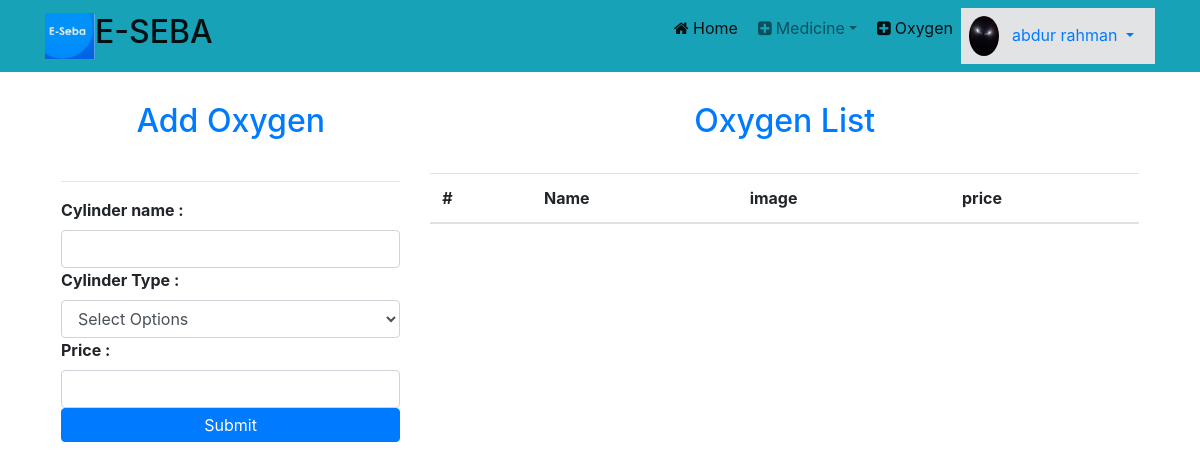
The app's page /seller/oxygen.php (signed in), older data.
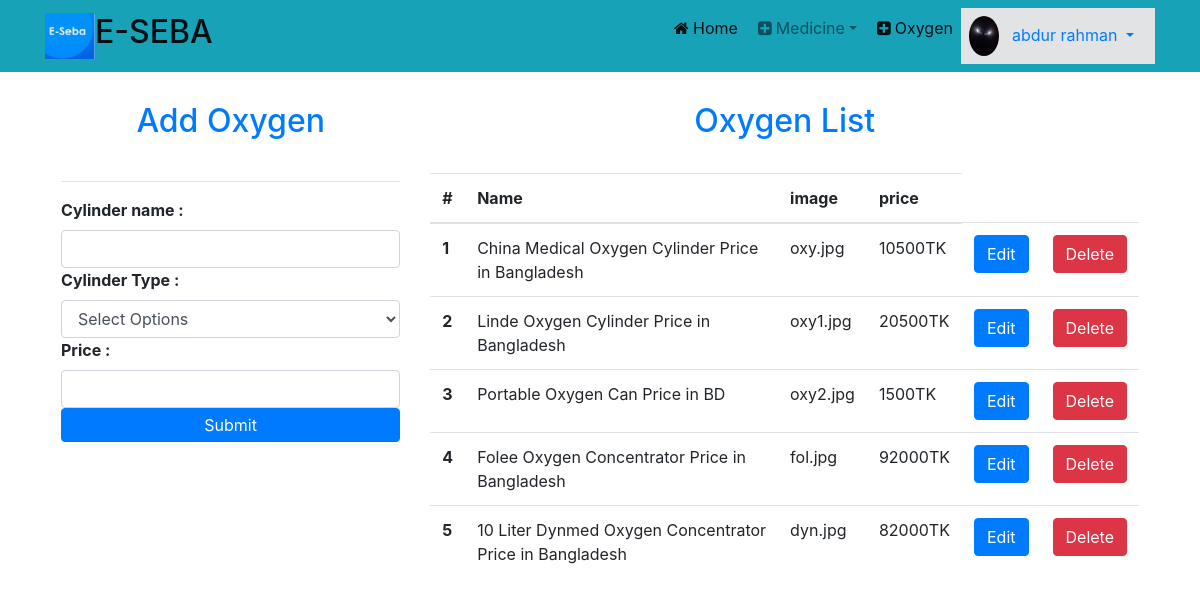
The same page, newer data.
### tables this page shows
CREATE TABLE `cylinder` (
  `cylinder_id` int(11) NOT NULL,
  `name` varchar(200) NOT NULL,
  `cylinder_type` int(11) NOT NULL,
  `cylinder_price` int(11) NOT NULL,
  `img` varchar(200) NOT NULL
);

### lib/Database.php (called while the page is built, shortened)
<?php
Class Database{
	public $host   = DB_HOST;
	public $user   = DB_USER;
	public $pass   = DB_PASS;
	public $dbname = DB_NAME;
	public $link;
	private function connectDB(){
	$this->link = new mysqli($this->host, $this->user, $this->pass, $this->dbname);
 }
	public function select($query){
		$result = $this->link->query($query) or die($this->link->error.__LINE__);
		if($result->num_rows > 0){
			return $result;
		} else {
			return false;
		}
	}
}

### classes/Oxygen.php (called while the page is built, shortened)
<?php
 $filepath = realpath(dirname(__FILE__));
 include_once ($filepath.'/../lib/Database.php');
class Oxygen
{
	private $db;
	function __construct(){
		$this->db = new Database();
	}
	function getOxygenBySellerId($sellerid){
		$sql ="SELECT * FROM `cylinder` JOIN `cylinder_type` ON cylinder.cylinder_type=cylinder_type.type_id WHERE cylinder_type.seller_id='{$sellerid}'";
		$fetchAll = $this->db->select($sql);
		return $fetchAll;
	}
}

### seller/oxygen.php (the view, shortened to what this page needs)
<?php include "layout/seller_header.php"; ?>
<section class="container-fluid container">
	<div class="row p-3">
		<div class="col-md-4">
			<h2 class="text-center text-primary p-4"> Add Oxygen</h2>
			<hr>
			<div>
				<form class="d-flex flex-column" action="" method="post" enctype="multipart/form-data">
					<div>
						<label><b>Cylinder name :</b></label>
						<input class="form-control" type="text" name="name" />
					</div>
					<div>
						<label><b>Cylinder Type :</b></label>
						<select class="form-control" name="pharmacy">
							<option value="">Select Options</option>
    					</select>
					</div>
					<div>
						<label><b>Price :</b></label>
						<input class="form-control" type="text" name="price" />
					</div>
					<button type="submit" name="addpharmacy" class="btn btn-primary p-1">Submit</button>
				</form>
			</div>
		</div>
		<div class="col-md-8">
			<h2 class="text-center text-primary p-4">Oxygen List</h2>
			<table class="table">
				<thead>
					<tr>
					  <th scope="col">#</th>
					  <th scope="col">Name</th>
					  <th scope="col">image</th>
					  <th scope="col">price</th>
					</tr>
				</thead>
			  	<tbody>
			  	<?php
					$result = $Oxygen->getOxygenBySellerId($_SESSION['sellerId']);
					if($result){
						$i = 0;
						while($value = $result->fetch_assoc()){
							$i++;
				?>
				    <tr>
				      <th scope="row"><?php echo $i; ?></th>
				      <td><?php echo $value['name']; ?></td>
				      <td><?php echo $value['img']; ?></td>
				      <td><?php echo $value['cylinder_price']; ?>TK</td>
				      <td><a href="edit_cylinder.php?cylinder_id=<?php echo $value['cylinder_id']; ?>" class="btn btn-primary">Edit</a></td>
				      <td><a href="?delete_cylinder=<?php echo $value['cylinder_id']; ?>" class="btn btn-danger">Delete</a></td>
				    </tr>
				<?php }} ?>
			  	</tbody>
			</table>
		</div>
	</div>
</section>
<?php include "layout/seller_footer.php"; ?>

Row changes from the older to the newer data that the page shows:
now on this page (row unchanged): cylinder: name "China Medical Oxygen Cylinder Price in Bangladesh", img "oxy.jpg", cylinder_price "10500"
now on this page (row unchanged): cylinder: name "Linde Oxygen Cylinder Price in Bangladesh", img "oxy1.jpg", cylinder_price "20500"
now on this page (row unchanged): cylinder: name "Portable Oxygen Can Price in BD", img "oxy2.jpg", cylinder_price "1500"
now on this page (row unchanged): cylinder: name "Folee Oxygen Concentrator Price in Bangladesh", img "fol.jpg", cylinder_price "92000"
now on this page (row edited): cylinder: name "10 Liter Dynmed Oxygen Concentrator Price in Bangladesh", img "dyn.jpg", cylinder_price "82000"
